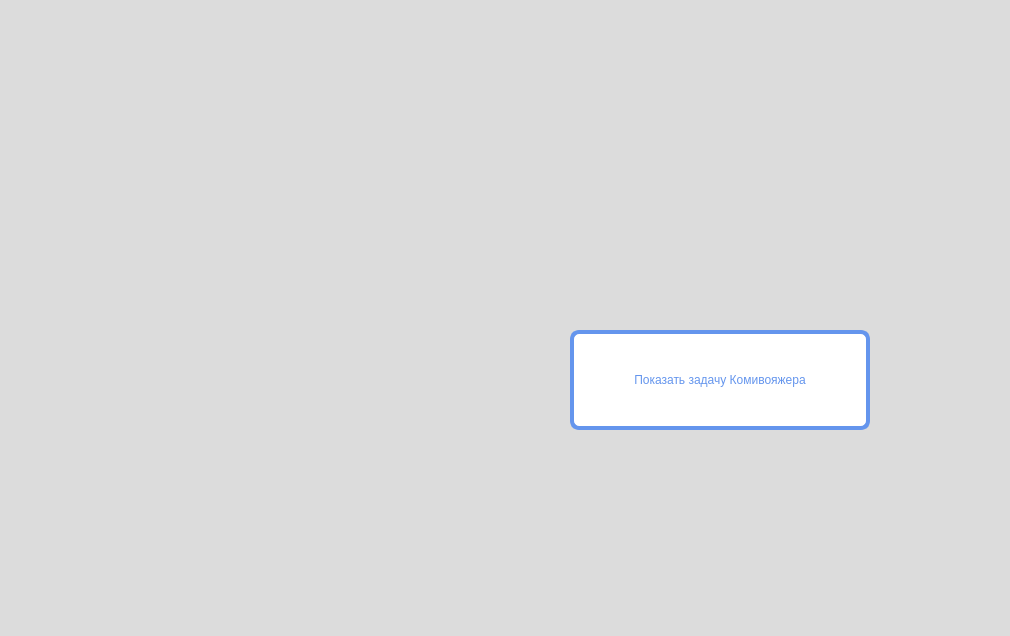
<?xml version="1.0" encoding="UTF-8"?>
<ui version="4.0">
 <class>MainWindow</class>
 <widget class="QMainWindow" name="MainWindow">
  <property name="geometry">
   <rect>
    <x>0</x>
    <y>0</y>
    <width>1010</width>
    <height>636</height>
   </rect>
  </property>
  <property name="windowTitle">
   <string>MainWindow</string>
  </property>
  <property name="styleSheet">
   <string notr="true">background-color:#DCDCDC;</string>
  </property>
  <widget class="QWidget" name="centralwidget">
   <widget class="QPushButton" name="pushButton">
    <property name="enabled">
     <bool>true</bool>
    </property>
    <property name="geometry">
     <rect>
      <x>570</x>
      <y>330</y>
      <width>300</width>
      <height>100</height>
     </rect>
    </property>
    <property name="minimumSize">
     <size>
      <width>300</width>
      <height>100</height>
     </size>
    </property>
    <property name="maximumSize">
     <size>
      <width>300</width>
      <height>100</height>
     </size>
    </property>
    <property name="styleSheet">
     <string notr="true">QPushButton {     background-color:#ffffff;     color:black;     border-radius:9px;     border: 4px solid #6495ED;     color:#6495ED; } QPushButton:hover { border: 6px solid #6495ED; background-color:#ffffff; box-shadow: 0px 0px 0px 10px rgba(0,0,0, 0.50); color:#6495ED; } QPushButton:pressed { background-color: qlineargradient(x1: 0, y1: 0, x2: 0, y2: 1, stop: 0 #dadbde, stop: 1 #A8A8A8); }</string>
    </property>
    <property name="text">
     <string>Показать задачу Комивояжера</string>
    </property>
   </widget>
  </widget>
  <widget class="QMenuBar" name="menubar">
   <property name="geometry">
    <rect>
     <x>0</x>
     <y>0</y>
     <width>1010</width>
     <height>25</height>
    </rect>
   </property>
  </widget>
  <widget class="QStatusBar" name="statusbar"/>
 </widget>
 <resources/>
 <connections/>
</ui>
